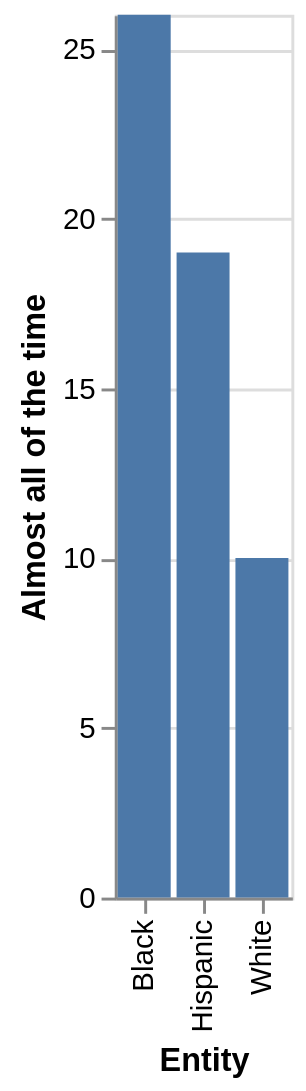

Here is the Vega-Lite specification saved for this chart:
### Vega-Lite specification from a JSON file in a GitHub repository (floating-point values rounded to 4 significant figures)
{"$schema": "https://vega.github.io/schema/vega-lite/v5.json", "description": "Bar chart auto-generated from CSV", "data": {"values": [{"Entity": "Black", "Almost all of the time": 26}, {"Entity": "Hispanic", "Almost all of the time": 19}, {"Entity": "White", "Almost all of the time": 10}]}, "mark": "bar", "encoding": {"x": {"field": "Entity", "type": "ordinal"}, "y": {"field": "Almost all of the time", "type": "quantitative"}}}
